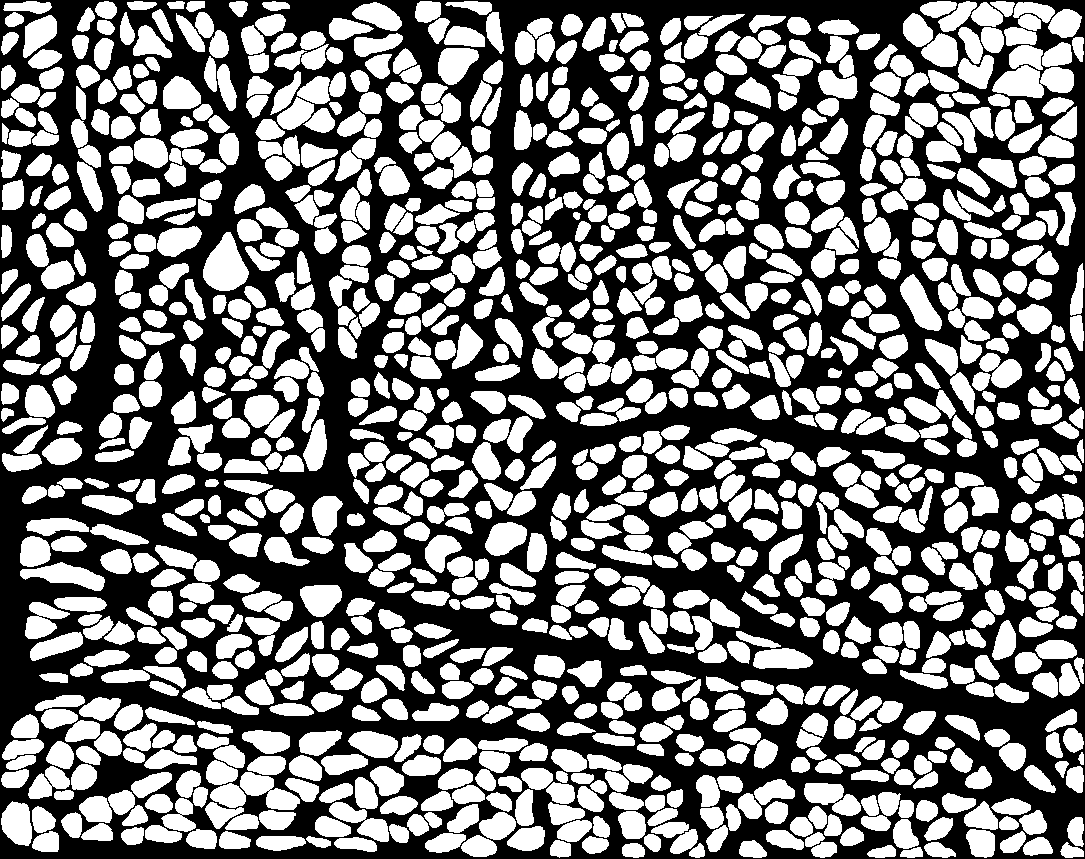
#> input picture segmentation_bw_original.png, 1085 x 859 px
$ python introduce_membrane.py   (Python 2 division)
#> lines starting #> are read from the running program, lines starting #| are printed output that depends on the picture; after the words box and inside, x2 and y2 are one past the last pixel; in counts of white or black regions, pixels touching at a corner belong together
#!/usr/bin/env python

import cv2
import numpy as np

img = cv2.imread('../segmentation_bw_original.png', 0)
#> img: shape (859, 1085); 48.3% white; 1159 white regions, largest, box (x1, y1, x2, y2) and area: (992, 65, 1074, 98) 1868, (203, 232, 249, 291) 1741, (20, 562, 105, 591) 1261
print cv2.__version__
print type(img), img.shape
#| <class 'numpy.ndarray'> (859, 1085)

kernel = np.ones((3, 3), np.uint8)
erosion = cv2.erode(img, kernel, iterations = 1)
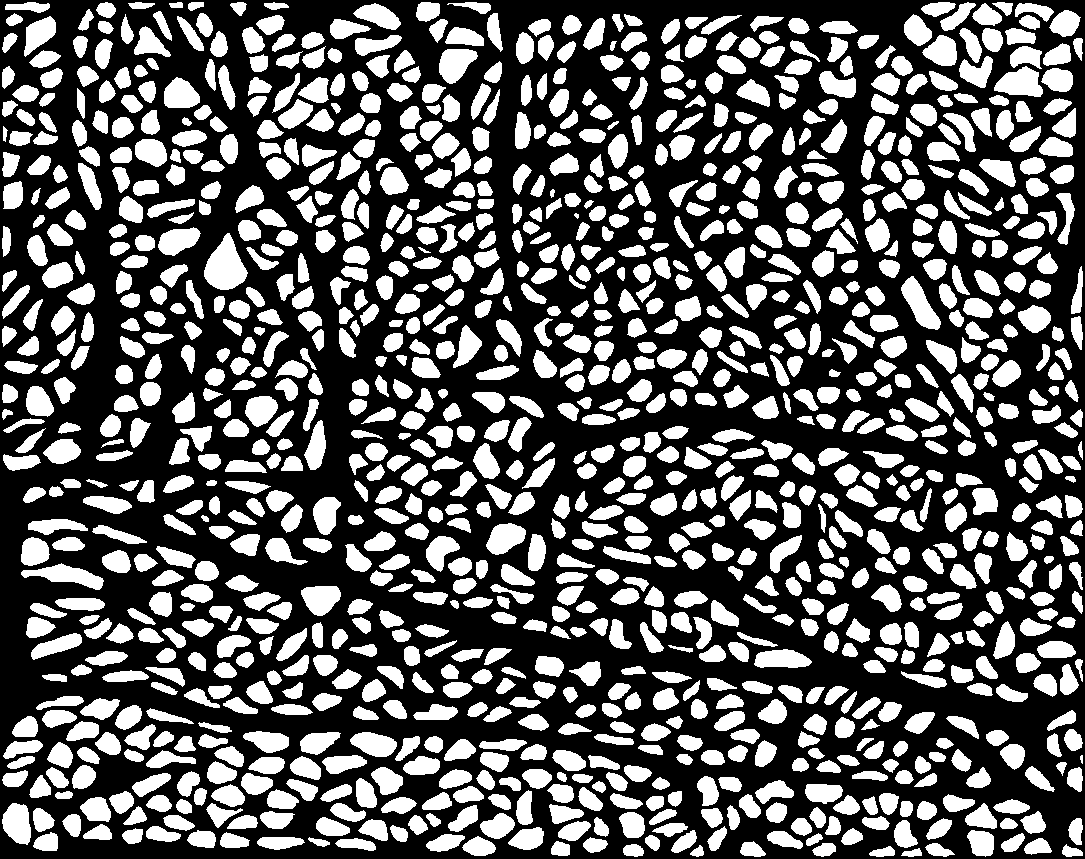
#> erosion: shape (859, 1085); 36.8% white; 1182 white regions, largest, box (x1, y1, x2, y2) and area: (204, 233, 248, 290) 1535, (21, 563, 104, 590) 1032, (901, 276, 941, 330) 1020

membrane = cv2.bitwise_xor(img, erosion)
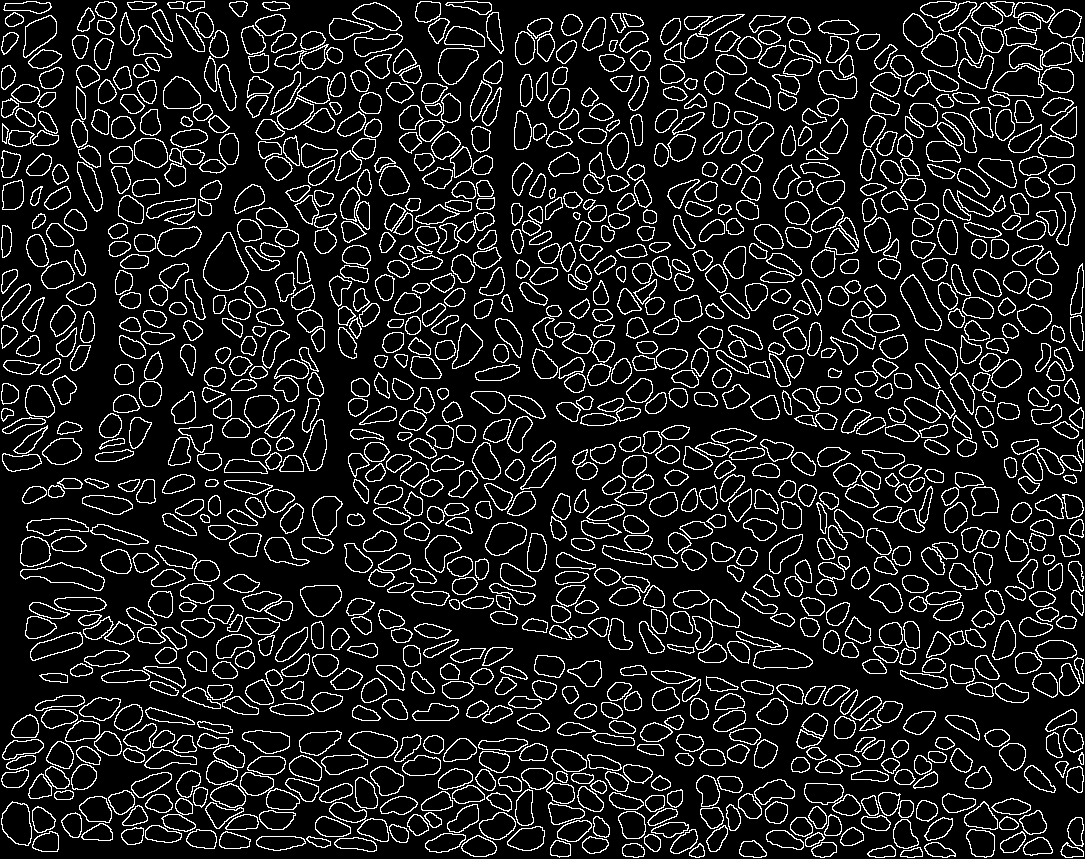
#> membrane: shape (859, 1085); 11.5% white in thin lines or dots
# cells = cv2.bitwise_and(img, erosion)

membrane /= 2
#> membrane: shape (859, 1085); values 0 (black) and 127 (white), 11.5% white in thin lines or dots
out = membrane + erosion
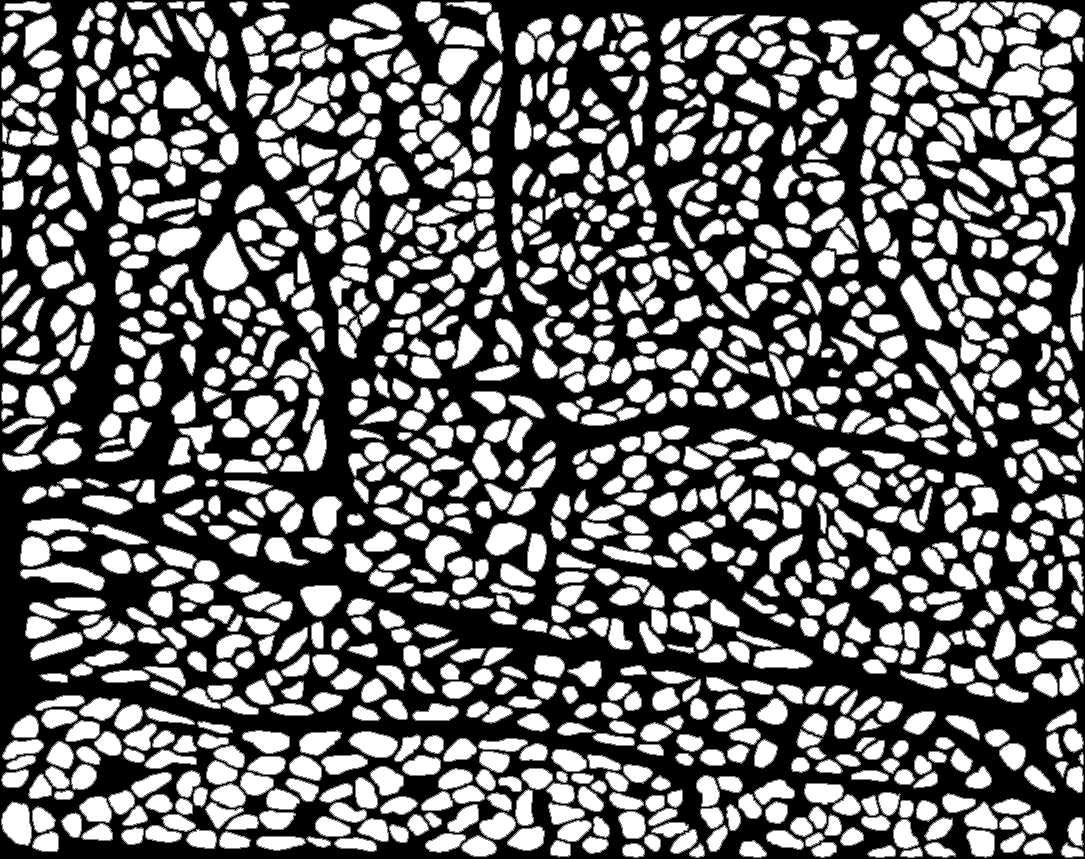
#> out: shape (859, 1085); min 0, max 255, mean 108.4

cv2.imwrite('../segmentation_bw_new.png', out)

# cv2.imshow('image', erosion)
# cv2.waitKey(0)
# cv2.destroyAllWindows()

$ run again, with segmentation_bw.png copied over segmentation_bw_original.png
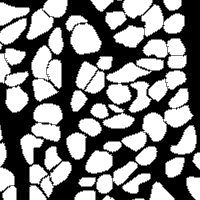
#> input picture segmentation_bw.png, 200 x 200 px
#> img is the input picture: shape (200, 200); min 0, max 255, mean 131.2
#| <class 'numpy.ndarray'> (200, 200)
#> `membrane /= 2`:
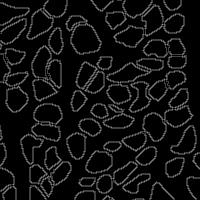
#> membrane: shape (200, 200); min 0, max 127, mean 16.3
#> `out = membrane + erosion`:
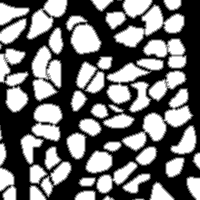
#> out: shape (200, 200); min 0, max 255, mean 114.8
